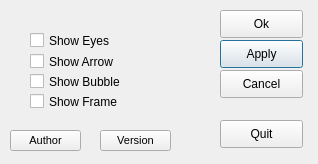
<?xml version="1.0" encoding="UTF-8"?>
<ui version="4.0">
 <class>EyeConfig</class>
 <widget class="QDialog" name="EyeConfig">
  <property name="geometry">
   <rect>
    <x>0</x>
    <y>0</y>
    <width>318</width>
    <height>164</height>
   </rect>
  </property>
  <property name="windowTitle">
   <string>Configure Cursor Chaser</string>
  </property>
  <property name="toolTip">
   <string/>
  </property>
  <widget class="QPushButton" name="applyBut">
   <property name="geometry">
    <rect>
     <x>220</x>
     <y>40</y>
     <width>83</width>
     <height>28</height>
    </rect>
   </property>
   <property name="text">
    <string>Apply</string>
   </property>
  </widget>
  <widget class="QPushButton" name="cancelBut">
   <property name="geometry">
    <rect>
     <x>220</x>
     <y>70</y>
     <width>83</width>
     <height>28</height>
    </rect>
   </property>
   <property name="text">
    <string>Cancel</string>
   </property>
  </widget>
  <widget class="QPushButton" name="quitBut">
   <property name="geometry">
    <rect>
     <x>220</x>
     <y>120</y>
     <width>83</width>
     <height>28</height>
    </rect>
   </property>
   <property name="text">
    <string>Quit</string>
   </property>
  </widget>
  <widget class="QCheckBox" name="eyesCheck">
   <property name="geometry">
    <rect>
     <x>30</x>
     <y>30</y>
     <width>161</width>
     <height>21</height>
    </rect>
   </property>
   <property name="text">
    <string>Show Eyes</string>
   </property>
  </widget>
  <widget class="QCheckBox" name="arrowCheck">
   <property name="geometry">
    <rect>
     <x>30</x>
     <y>50</y>
     <width>151</width>
     <height>23</height>
    </rect>
   </property>
   <property name="text">
    <string>Show Arrow</string>
   </property>
  </widget>
  <widget class="QCheckBox" name="bubbleCheck">
   <property name="geometry">
    <rect>
     <x>30</x>
     <y>70</y>
     <width>131</width>
     <height>23</height>
    </rect>
   </property>
   <property name="text">
    <string>Show Bubble</string>
   </property>
  </widget>
  <widget class="QCheckBox" name="frameCheck">
   <property name="geometry">
    <rect>
     <x>30</x>
     <y>90</y>
     <width>121</width>
     <height>23</height>
    </rect>
   </property>
   <property name="text">
    <string>Show Frame</string>
   </property>
  </widget>
  <widget class="QPushButton" name="versionButton">
   <property name="geometry">
    <rect>
     <x>100</x>
     <y>130</y>
     <width>71</width>
     <height>21</height>
    </rect>
   </property>
   <property name="font">
    <font>
     <pointsize>8</pointsize>
    </font>
   </property>
   <property name="text">
    <string>Version</string>
   </property>
  </widget>
  <widget class="QPushButton" name="authorButton">
   <property name="geometry">
    <rect>
     <x>10</x>
     <y>130</y>
     <width>71</width>
     <height>21</height>
    </rect>
   </property>
   <property name="font">
    <font>
     <pointsize>8</pointsize>
    </font>
   </property>
   <property name="text">
    <string>Author</string>
   </property>
  </widget>
  <widget class="QPushButton" name="okBut">
   <property name="geometry">
    <rect>
     <x>220</x>
     <y>10</y>
     <width>83</width>
     <height>28</height>
    </rect>
   </property>
   <property name="text">
    <string>Ok</string>
   </property>
  </widget>
 </widget>
 <resources/>
 <connections/>
</ui>
